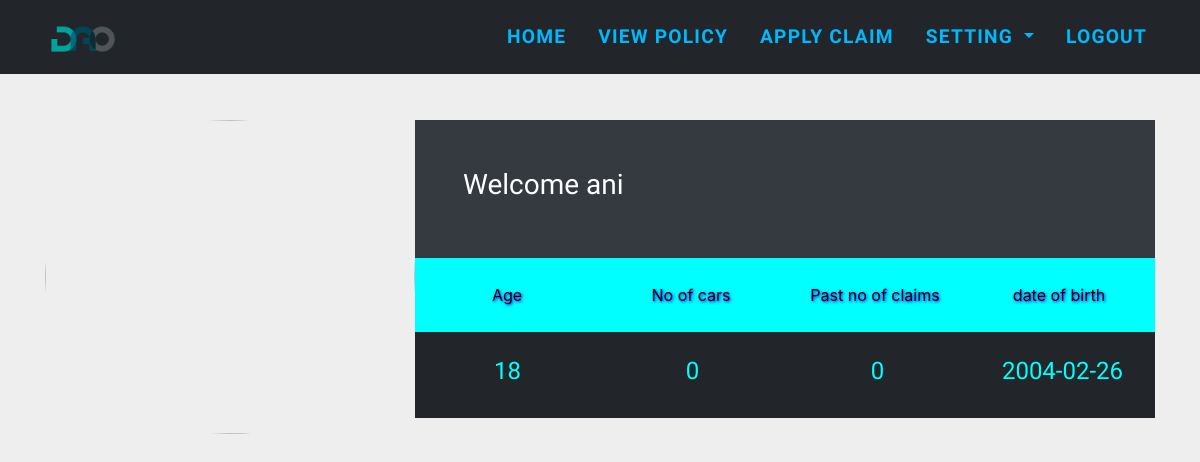
Page /cussuc (signed in) on the committed database.
### app.py (models this page shows)
class User(db.Model):
    id = db.Column(db.Integer, primary_key=True,autoincrement=True)
    name = db.Column(db.String(80), nullable=False)
    email = db.Column(db.String(120), nullable=False)
    passwd = db.Column(db.String(120), nullable=False)
    Gender = db.Column(db.String(1), nullable=False)
    dob=db.Column(db.String(10),nullable=False)
    age = db.Column(db.Integer)
    pastnoofclaim= db.Column(db.Integer)

### app.py (the view)
@app.route("/cussuc")
def cussuccess():
    if not session.get("username"):
      return render_template("illegal.html")
    usrname=session["username"]
    q=User.query.filter_by(email=usrname).first()
    pass1=q.passwd
    q=User.query.filter_by(email=usrname).first()
    carno=Policy.query.filter_by(email=usrname).all()
    carno=len(carno)
    return render_template("cussuc.html",usrname=usrname,pass1=pass1,info=q,carno=carno,pclaim=q.pastnoofclaim)

### templates/cussuc.html (shortened to what this page needs)
{% extends 'basecus.html' %}
{% block body %}
<link rel="stylesheet" href="https://stackpath.bootstrapcdn.com/bootstrap/4.4.1/css/bootstrap.min.css">
<div class="container mt-5 mb-5">
    <div class="row no-gutters">
        {% if "Male" in info.Gender %}
        <div class="col-md-4 col-lg-4"><img class="rounded-circle" src="https://images-ext-1.discordapp.net/external/lx0eA1nx-y74FkrJXk6h1TzQF3ew7ZYTRbvHRVTJFog/%3Fauthuser%3D0/https/lh3.googleusercontent.com/pw/AM-JKLWZH_aeYNDsu1DF9TgRJPYl8LAV0HFu4UZL2mqjIbF01noAh1LSP1jMS7BzqxwDfQqth7gmDMCVaK8PbT-kedWW17YXCYJ2Et-0-5cwjy2OQDTqEoUR4uyU-DdRQIL-fSaNzy-RHcZKJLBOTu8XTEo%3Dw500-h499-no"></div>
        {% endif %}
        <div class="col-md-8 col-lg-8">
            <div class="d-flex flex-column">
                <div class="d-flex flex-row justify-content-between align-items-center p-5 bg-dark text-white">
                    <h3 class="display5">Welcome {{info.name}}</h3>
                </div>
                <div class="d-flex flex-row text-white" style="background-color: aqua;">
                    <div class="p-4 text-center skill-block aj">Age</div>
                    <div class="p-4 text-center skill-block aj">No of cars</div>
                    <div class="p-4 text-center skill-block aj">Past no of claims</div>
                    <div class="p-4 text-center skill-block aj">date of birth</div>
                    <h6> &nbsp;</h6>
                </div>
                <table class="table table-dark">
                <div class="d-flex flex-row text-white">
                    <div class="p-4 text-center skill-block" style="background-color: #22262a;color: aqua;">
                        <h4>{{info.age}}</h4>
                    </div>
                    <div class="p-3 text-center skill-block" style="background-color: #22262a;color: aqua;">
                        <h4>{{carno}}</h4>
                    </div>
                    <div class="p-3 text-center skill-block" style="background-color: #22262a;color: aqua;">
                        <h4>{{pclaim}}</h4>
                    </div>
                    <div class="p-3 text-center skill-block" style="background-color: #22262a;color: aqua;">
                        <h4>{{info.dob}}</h4>
                    </div>
                </div>
            </div>
        </div>
    </div>
</div>
{% endblock body %}

### templates/cussuc.html (style rules this page uses)
img { width: 100%; height: 100% }
.skill-block { width: 30% }
@media (min-width: 991px) and (max-width:1200px) { .skill-block { padding: 32px !important } }
@media (min-width: 1200px) { .skill-block { padding: 56px !important } }
body { background-color: #eeeeee }
.skill-block { padding: 25px 18px !important; }
.aj { color: black; text-shadow: 1px 1px 3px #2b00fa; }

### rows in the picture
User: name "ani", age "18", dob "2004-02-26"

### other values in the picture
{{ carno }} "0"
{{ pclaim }} "0"
